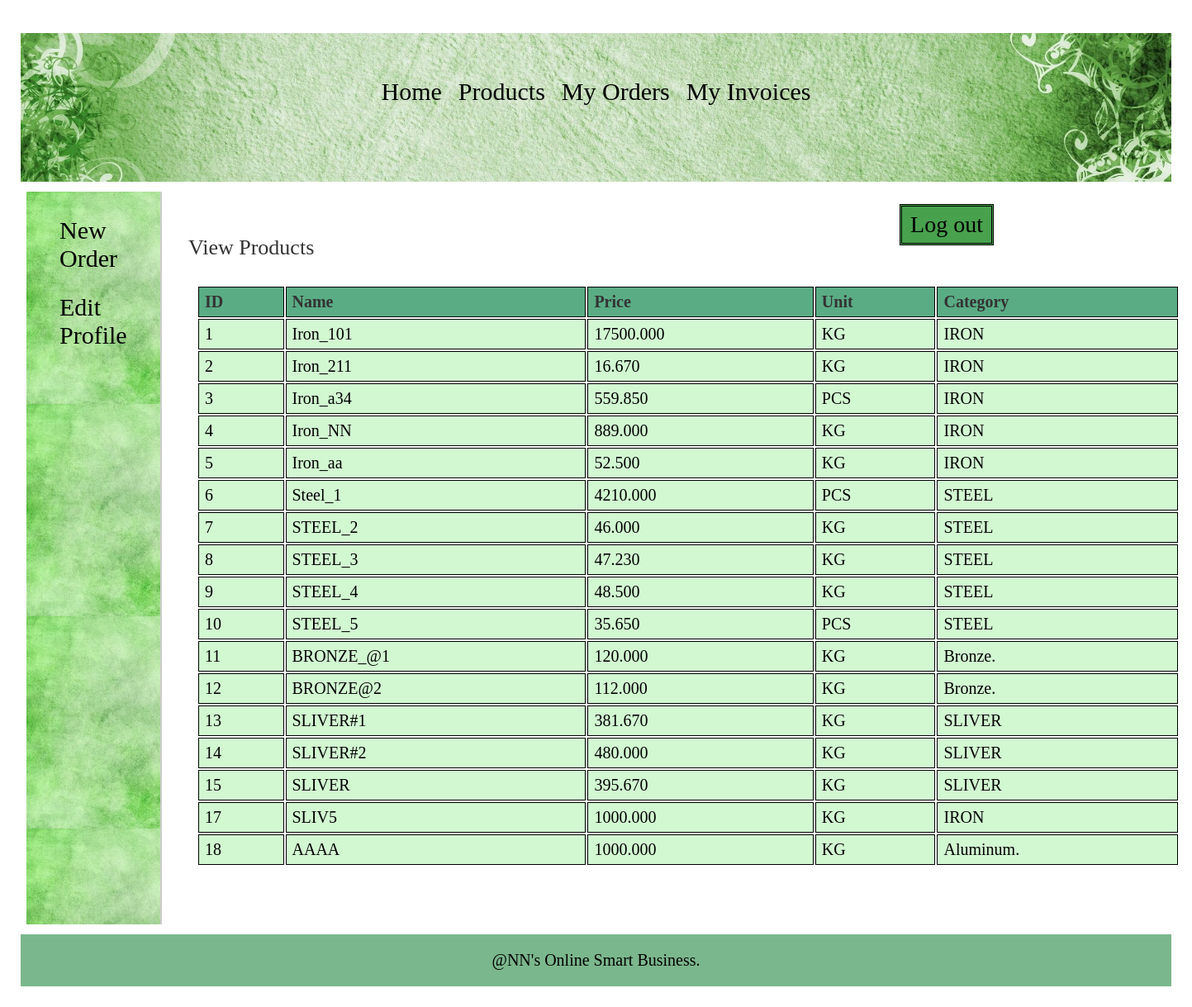
The app's page /retailer/view_products.php (signed in) with its own data.
### tables this page shows
CREATE TABLE `products` (
  `pro_id` int(11) NOT NULL,
  `pro_name` varchar(25) NOT NULL,
  `pro_desc` text DEFAULT NULL,
  `pro_price` decimal(10,3) NOT NULL,
  `unit` int(11) NOT NULL,
  `pro_cat` int(11) NOT NULL,
  `quantity` int(6) DEFAULT NULL
);

CREATE TABLE `unit` (
  `id` int(11) NOT NULL,
  `unit_name` varchar(20) NOT NULL,
  `unit_details` text DEFAULT NULL
);

CREATE TABLE `categories` (
  `cat_id` int(11) NOT NULL,
  `cat_name` varchar(25) NOT NULL,
  `cat_details` text DEFAULT NULL
);

### retailer/view_products.php (the view, shortened to what this page needs)
<?php
	include("../includes/config.php");
	include("translate.php");
	if(isset($_SESSION['retailer_login'])) {
			$query_selectProducts = "SELECT * FROM products,categories,unit WHERE products.pro_cat=categories.cat_id AND products.unit=unit.id ORDER BY pro_id";
			$result_selectProducts = mysqli_query($con,$query_selectProducts);
		}
		else {
			header('Location:../index.php');
		}
?>
<!DOCTYPE html>
<html>
<head>
	<link rel="stylesheet" href="../includes/main_style_ret.css" >
</head>
<body>
	<?php
		include("../includes/nav_retailer.inc.php");
		include("../includes/aside_retailer.inc.php");
	?>
	<section>
		<h1>View Products</h1>
		<form action="" method="POST" class="form">
		<table class="table_displayData">
			<tr>
				<th> ID </th>
				<th> Name </th>
				<th> Price </th>
				<th> Unit </th>
				<th> Category </th>
			</tr>
			<?php $i=1; while($row_selectProducts = mysqli_fetch_array($result_selectProducts)) { ?>
			<tr>
				<td> <?php echo $row_selectProducts['pro_id']; ?> </td>
				<td> <?php echo $row_selectProducts['pro_name']; ?> </td>
				<td> <?php echo $row_selectProducts['pro_price']; ?> </td>
				<td> <?php echo $row_selectProducts['unit_name']; ?> </td>
				<td> <?php echo $row_selectProducts['cat_name']; ?> </td>
			</tr>
			<?php $i++; } ?>
		</table>
		</form>
	</section>
	<?php
		include("../includes/footer.inc.php");
	?>
</body>
</html>

### includes/main_style_ret.css (style rules this page uses)
* { font-family: Georgia, serif; margin:5px; padding:5px; }
section { width:1000px; padding:10px; padding-bottom:40px; }
section h1 { margin-bottom:10px; font-weight:normal; color:#333; font-size: 26px; }
table { border-collapse: separate; width:125%; }
.table_displayData td, .table_displayData th { border:1.5px solid black; padding: 6px 7px; text-align: left; background-color:#d2f8d2 ; }
.table_displayData th { background-color: #5AAC84; color:#333; }

### includes/nav_retailer.inc.php (style rules this page uses)
body { font-family: Arial, Helvetica, sans-serif; }
* { box-sizing: border-box; }

### records on screen
products: pro_id "1", pro_name "Iron_101", pro_price "17500.000", unit.unit_name "KG", pro_cat.cat_name "IRON"
products: pro_id "2", pro_name "Iron_211", pro_price "16.670", unit.unit_name "KG", pro_cat.cat_name "IRON"
products: pro_id "3", pro_name "Iron_a34", pro_price "559.850", unit.unit_name "PCS", pro_cat.cat_name "IRON"
products: pro_id "4", pro_name "Iron_NN", pro_price "889.000", unit.unit_name "KG", pro_cat.cat_name "IRON"
products: pro_id "5", pro_name "Iron_aa", pro_price "52.500", unit.unit_name "KG", pro_cat.cat_name "IRON"
products: pro_id "6", pro_name "Steel_1", pro_price "4210.000", unit.unit_name "PCS", pro_cat.cat_name "STEEL"
products: pro_id "7", pro_name "STEEL_2", pro_price "46.000", unit.unit_name "KG", pro_cat.cat_name "STEEL"
products: pro_id "8", pro_name "STEEL_3", pro_price "47.230", unit.unit_name "KG", pro_cat.cat_name "STEEL"
products: pro_id "9", pro_name "STEEL_4", pro_price "48.500", unit.unit_name "KG", pro_cat.cat_name "STEEL"
products: pro_id "10", pro_name "STEEL_5", pro_price "35.650", unit.unit_name "PCS", pro_cat.cat_name "STEEL"
products: pro_id "11", pro_name "BRONZE_@1", pro_price "120.000", unit.unit_name "KG", pro_cat.cat_name "Bronze."
products: pro_id "12", pro_name "BRONZE@2", pro_price "112.000", unit.unit_name "KG", pro_cat.cat_name "Bronze."
products: pro_id "13", pro_name "SLIVER#1", pro_price "381.670", unit.unit_name "KG", pro_cat.cat_name "SLIVER"
products: pro_id "14", pro_name "SLIVER#2", pro_price "480.000", unit.unit_name "KG", pro_cat.cat_name "SLIVER"
products: pro_id "15", pro_name "SLIVER", pro_price "395.670", unit.unit_name "KG", pro_cat.cat_name "SLIVER"
products: pro_id "17", pro_name "SLIV5", pro_price "1000.000", unit.unit_name "KG", pro_cat.cat_name "IRON"
products: pro_id "18", pro_name "AAAA", pro_price "1000.000", unit.unit_name "KG", pro_cat.cat_name "Aluminum."
